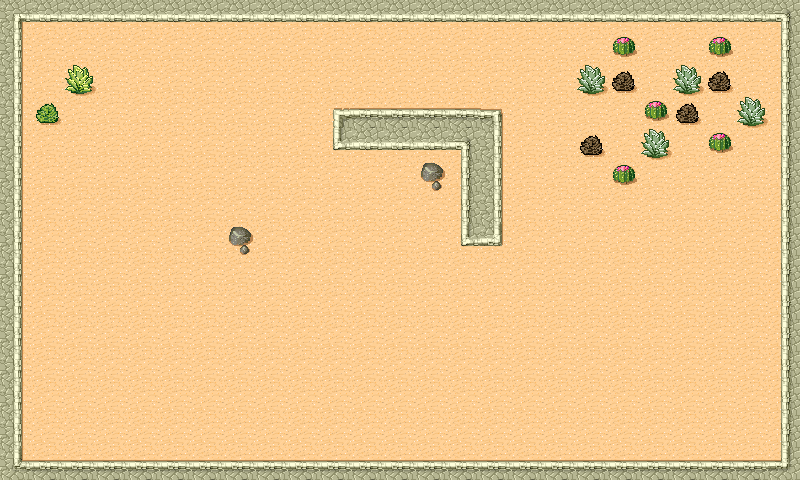

A level layout from a 2D game, rendered from its tile map. Below: a short description, then the map file with tile-grid data replaced by summaries:
An orthogonal 25x15 tile map with 32x32 px tiles, 2 tile layers (Tile Layer 1, obsticles).

<map version="1.0" orientation="orthogonal" width="25" height="15" tilewidth="32" tileheight="32">
 <tileset firstgid="1" name="Desert" tilewidth="32" tileheight="32" spacing="1" margin="1">
  <image source="tmwdesertspacing.png" width="265" height="199" />
 </tileset>
 <layer name="Tile Layer 1" width="25" height="15">
  <data>[375 cells, 375 non-empty, 19 distinct tile ids]</data>
 </layer>
 <layer name="obsticles" width="25" height="15">
  <data>[375 cells, 8 non-empty, 2 distinct tile ids]</data>
 </layer>
</map>
